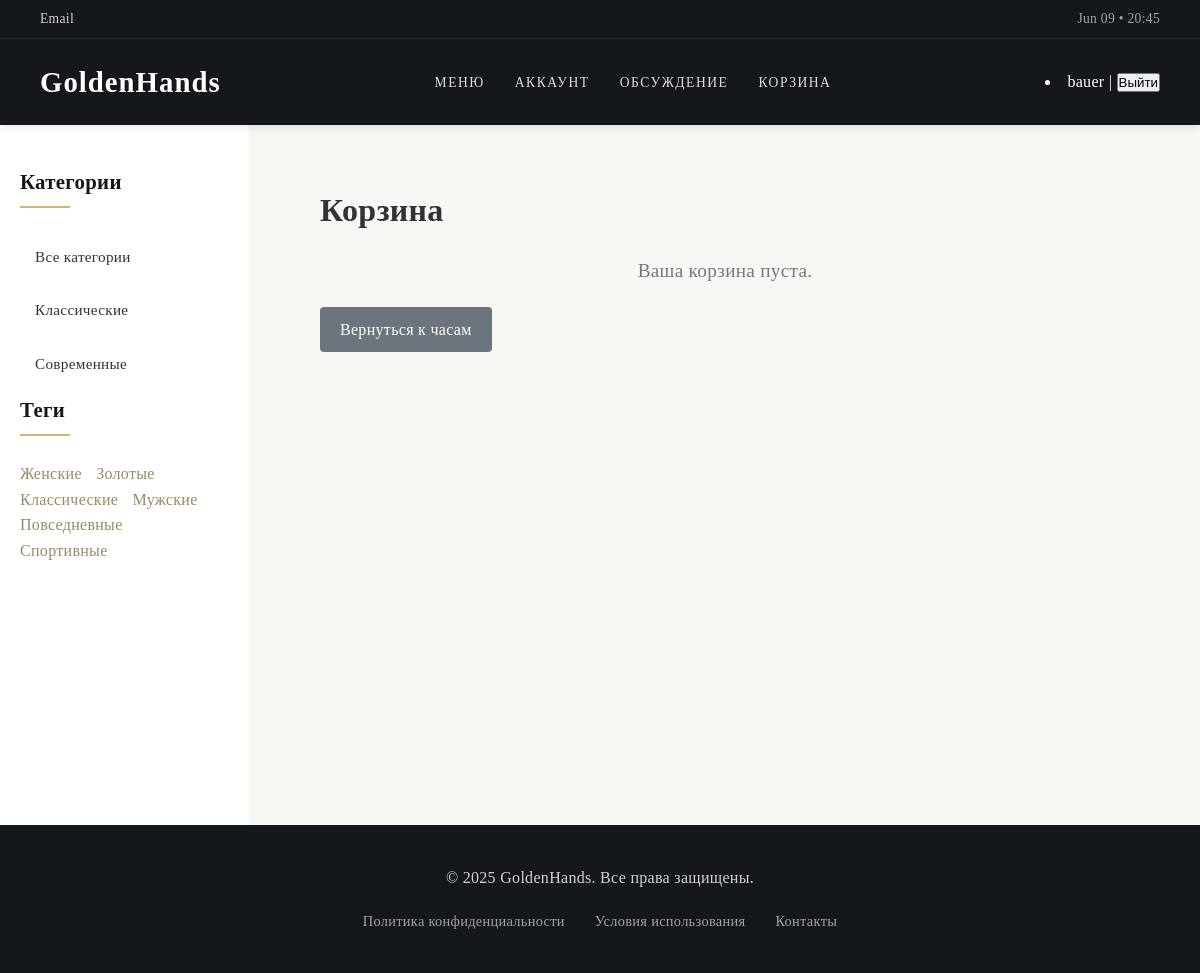
Page /cart/ (signed in) on the earlier database version.
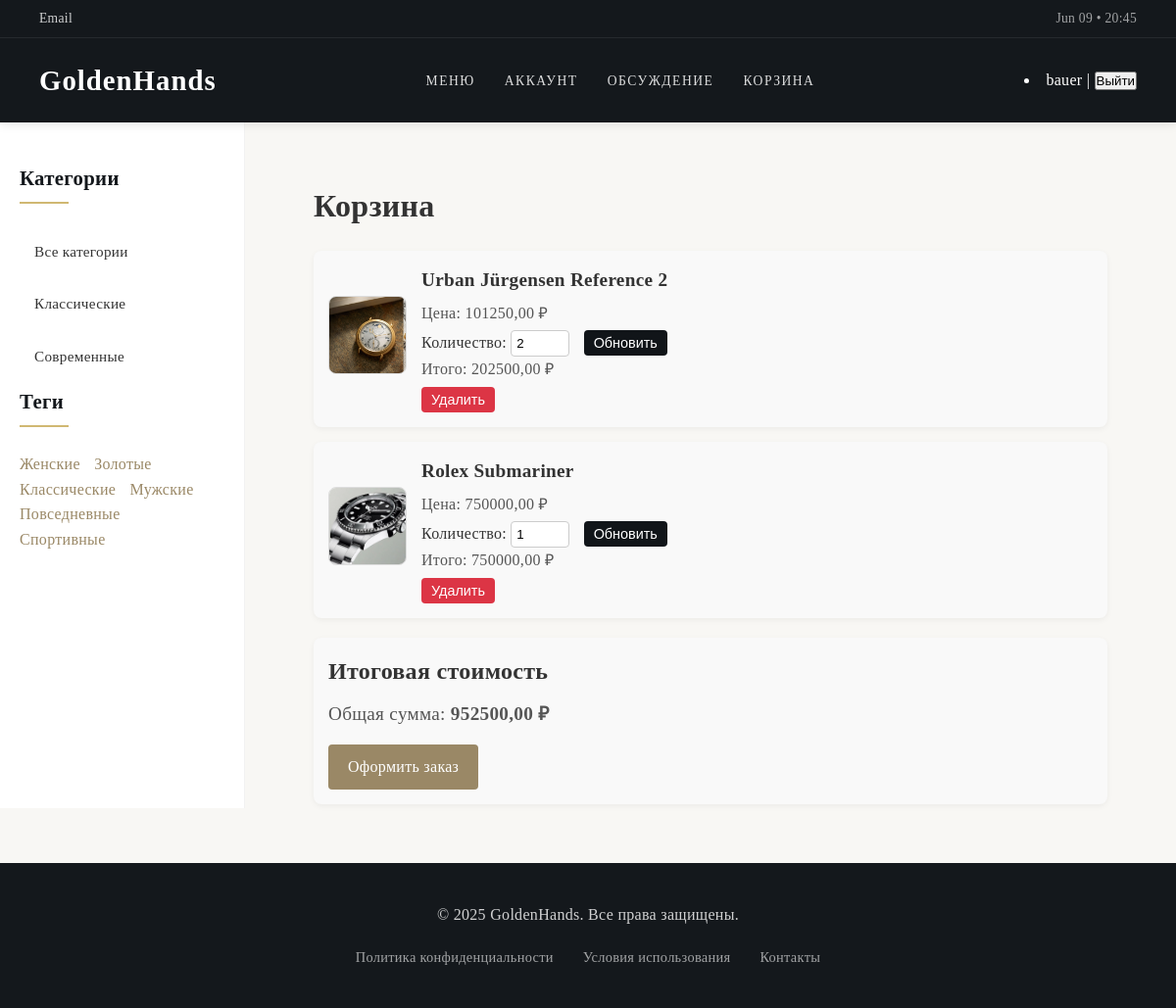
Same page on the later database version.
### WebApp/models.py (models this page shows, shortened)
class Category(models.Model):
    name = models.CharField('Название', max_length=100)
    slug = models.SlugField('URL', max_length=100, unique=True)
    class Meta:
        verbose_name = 'Категория'
        verbose_name_plural = 'Категории'
        ordering = ['name']

class Tag(models.Model):
    name = models.CharField('Название', max_length=100, db_index=True)
    slug = models.SlugField('URL', max_length=255, unique=True, db_index=True)
    class Meta:
        verbose_name = 'Тег'
        verbose_name_plural = 'Теги'
        ordering = ['name']

class CartItem(models.Model):
    cart = models.ForeignKey(Cart, on_delete=models.CASCADE, related_name='items')
    watch = models.ForeignKey(Watch, on_delete=models.CASCADE)
    quantity = models.PositiveIntegerField(default=1)
    added_at = models.DateTimeField(auto_now_add=True)

class Watch(models.Model):
    class WatchStatus(models.TextChoices):
        DRAFT = 'DF', 'Черновик'
        PUBLISHED = 'PB', 'Опубликовано'
    title = models.CharField('Название', max_length=200)
    slug = models.SlugField('URL', max_length=200, unique=True)
    description = models.TextField('Описание', blank=True)
    price = models.DecimalField('Цена', max_digits=10, decimal_places=2, default=0)
    category = models.ForeignKey('Category', on_delete=models.PROTECT, verbose_name='Категория', null=True)
    tags = models.ManyToManyField('Tag', blank=True, related_name='watches', verbose_name='Теги')
    tech_spec = models.OneToOneField('TechSpec', on_delete=models.SET_NULL, null=True, blank=True, related_name='watch', verbose_name='Технические характеристики')
    is_published = models.CharField(
        'Статус',
        max_length=2,
        choices=WatchStatus.choices,
        default=WatchStatus.DRAFT
    )
    image = models.ImageField(
        verbose_name='Фото',
        upload_to='photos/%Y/%m/%d/',
        blank=True,
        null=True
    )
    created_at = models.DateTimeField('Дата создания', auto_now_add=True)
    updated_at = models.DateTimeField('Дата обновления', auto_now=True)
    objects = WatchManager()
    class Meta:
        verbose_name = 'Часы'
        verbose_name_plural = 'Часы'
        ordering = ['-created_at']
    class Meta:
        permissions = [
            ('can_discount_watch', 'Может применять скидку на часы'),
        ]

### WebApp/views.py (the view, shortened to what this page needs)
# urls.py: path('cart/', views.cart_view, name='cart'),
@login_required
def cart_view(request):
    cart, created = Cart.objects.get_or_create(user=request.user)
    cart_items = cart.items.all()
    cart_total = sum(item.watch.price * item.quantity for item in cart_items)
    cart_items_with_totals = [{'item': item, 'total': item.watch.price * item.quantity} for item in cart_items]
    return render(request, 'cart.html', {
        'cart': cart,
        'cart_items': cart_items_with_totals,
        'cart_total': cart_total,
    })

### WebApp/templatetags/watch_tags.py (called while the page is built)
@register.inclusion_tag('list_categories.html')
def show_categories(cat_selected=0):
    cats = Category.objects.all()
    return {'cats': cats, 'cat_selected': cat_selected}

@register.inclusion_tag('list_tags.html')
def show_tags():
    tags = Tag.objects.annotate(total=Count('watches')).filter(total__gt=0)
    return {'tags': tags}

### WebProgramming/context_processors.py (called while the page is built)
def current_time(request):
    return {'current_time': datetime.now().strftime("%b %d • %H:%M")}

### users/context_processors.py (called while the page is built)
def get_women_context(request):
    return {'mainmenu': menu}

### templates/cart.html (shortened to what this page needs)
{% extends 'base.html' %}
{% load static %}
{% block content %}
<link rel="stylesheet" href="{% static 'css/styles.css' %}">
<div class="cart-page">
    <h1 class="cart-title">Корзина</h1>
    {% if cart_items %}
        <div class="cart-items">
            {% for item in cart_items %}
                <div class="cart-item">
                    <div class="cart-item-image">
                        {% if item.item.watch.image %}
                            <img src="{{ item.item.watch.image.url }}" alt="{{ item.item.watch.title }}" class="cart-item-img">
                        {% else %}
                            <img src="{% static 'images/default-watch.png' %}" alt="Default watch" class="cart-item-img">
                        {% endif %}
                    </div>
                    <div class="cart-item-details">
                        <h3 class="cart-item-title">{{ item.item.watch.title }}</h3>
                        <p class="cart-item-price">Цена: {{ item.item.watch.price|floatformat:2 }} ₽</p>
                        <form method="post" action="{% url 'cart' %}" class="cart-item-quantity-form">
                            Количество:
                            <input type="number" name="quantity" value="{{ item.item.quantity }}" min="1" class="cart-item-quantity-input">
                            <button type="submit" class="cart-item-update-btn">Обновить</button>
                        </form>
                        <p class="cart-item-total">Итого: {{ item.total|floatformat:2 }} ₽</p>
                        <form method="post" action="{% url 'cart' %}" class="cart-item-remove-form">
                            <button type="submit" class="cart-item-remove-btn">Удалить</button>
                        </form>
                    </div>
                </div>
            {% endfor %}
        </div>
        <div class="cart-summary">
            <h2 class="cart-summary-title">Итоговая стоимость</h2>
            <p class="cart-total">Общая сумма: <strong>{{ cart_total|floatformat:2 }} ₽</strong></p>
            <a href="#" class="btn-checkout">Оформить заказ</a>
        </div>
    {% else %}
        <p class="cart-empty">Ваша корзина пуста.</p>
        <a href="{% url 'watch_list' %}" class="btn-back">Вернуться к часам</a>
    {% endif %}
</div>
{% endblock %}

### templates/list_categories.html
<ul class="category-list">
    {% for cat in cats %}
        {% if cat.id == cat_selected %}
            <li class="selected"><span>{{ cat.name }}</span></li>
        {% else %}
            <li><a href="{% url 'category' cat.id %}">{{ cat.name }}</a></li>
        {% endif %}
    {% endfor %}
</ul>

### templates/list_tags.html
{% if tags %}
<ul class="tags-list">
    {% for tag in tags %}
        <li><a href="{% url 'tag' tag.slug %}">{{ tag.name }}</a></li>
    {% endfor %}
</ul>
{% endif %}

Differences in the rows shown:
added CartItem: item.watch.image (picture), item.watch "Urban Jürgensen Reference 2", item.watch.price "101250,00", quantity "2", total "202500,00"
added CartItem: item.watch.image (picture), item.watch "Rolex Submariner", item.watch.price "750000,00", quantity "1", total "750000,00"
Other differences:
{{ cart_total|floatformat:2 }}: (not shown) → "952500,00"
text no longer shown: "Ваша корзина пуста. Вернуться к часам"
text now shown: "Итоговая стоимость Общая сумма: ₽ Оформить заказ"
